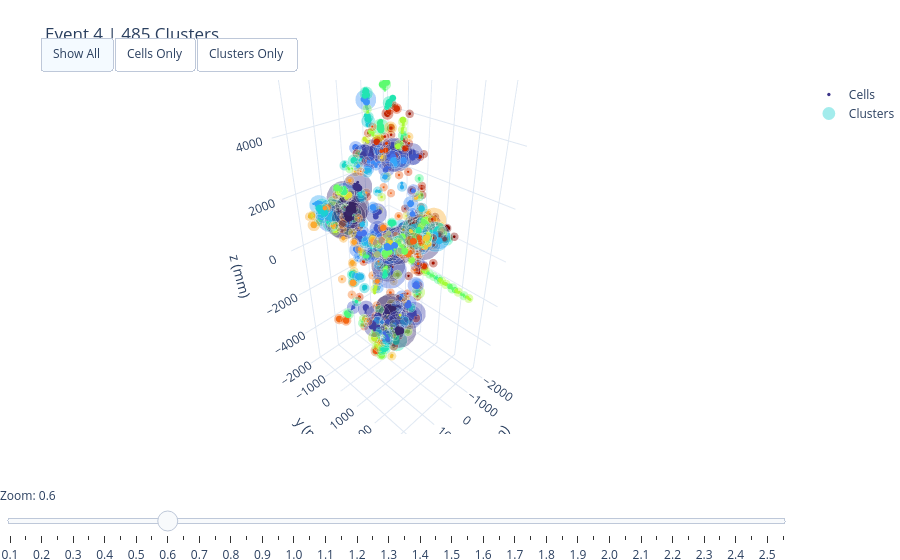

Notebook source saved alongside this figure:
### Code cell
from primary.interactive_plot import plot_calo_clusters_interactive
plot_calo_clusters_interactive(
    calo_hits=calo, 
    event_idx=4, 
    min_cluster_size=1,
    show=True
)

### Figure 1 — Plotly figure (JSON) as saved in the notebook; plotly's stock layout.template omitted (floating-point values rounded to 4 significant figures; data arrays with more than 128 entries replaced by an {"elided": "..."} marker saying what was removed)
{"data": [{"customdata": {"elided": "12553x2 float values"}, "hovertemplate": "<b>Cell</b><br>Cluster ID: %{customdata[0]}<br>Energy: %{customdata[1]:.4f} GeV<br><extra></extra>", "marker": {"color": {"elided": "12553 int values"}, "colorscale": [[0, "#30123b"], [0.07143, "#4145ab"], [0.1429, "#4675ed"], [0.2143, "#39a2fc"], [0.2857, "#1bcfd4"], [0.3571, "#24eca6"], [0.4286, "#61fc6c"], [0.5, "#a4fc3b"], [0.5714, "#d1e834"], [0.6429, "#f3c63a"], [0.7143, "#fe9b2d"], [0.7857, "#f36315"], [0.8571, "#d93806"], [0.9286, "#b11901"], [1, "#7a0402"]], "line": {"width": 0}, "opacity": 1, "size": {"elided": "12553 float values"}}, "mode": "markers", "name": "Cells", "type": "scatter3d", "x": {"elided": "12553 float values"}, "y": {"elided": "12553 float values"}, "z": {"elided": "12553 float values"}}, {"customdata": {"elided": "485x3 float values"}, "hovertemplate": "<b>CLUSTER CENTER</b><br>ID: %{customdata[0]}<br>Total Energy: %{customdata[1]:.4f} GeV<br>Cell Count: %{customdata[2]}<br><extra></extra>", "marker": {"color": {"elided": "485 int values"}, "colorscale": [[0, "#30123b"], [0.07143, "#4145ab"], [0.1429, "#4675ed"], [0.2143, "#39a2fc"], [0.2857, "#1bcfd4"], [0.3571, "#24eca6"], [0.4286, "#61fc6c"], [0.5, "#a4fc3b"], [0.5714, "#d1e834"], [0.6429, "#f3c63a"], [0.7143, "#fe9b2d"], [0.7857, "#f36315"], [0.8571, "#d93806"], [0.9286, "#b11901"], [1, "#7a0402"]], "line": {"color": "white", "width": 2}, "opacity": 0.4, "size": {"elided": "485 float values"}, "symbol": "circle"}, "mode": "markers", "name": "Clusters", "type": "scatter3d", "x": {"elided": "485 float values"}, "y": {"elided": "485 float values"}, "z": {"elided": "485 float values"}}], "layout": {"margin": {"b": 0, "l": 0, "r": 0, "t": 80}, "scene": {"xaxis": {"title": {"text": "x (mm)"}}, "yaxis": {"title": {"text": "y (mm)"}}, "zaxis": {"title": {"text": "z (mm)"}}}, "sliders": [{"active": 10, "currentvalue": {"prefix": "Zoom: "}, "pad": {"t": 50}, "steps": [{"args": [{"scene.camera.eye": {"x": 0.1, "y": 0.1, "z": 0.1}}], "label": "0.1", "method": "relayout"}, {"args": [{"scene.camera.eye": {"x": 0.149, "y": 0.149, "z": 0.149}}], "label": "0.1", "method": "relayout"}, {"args": [{"scene.camera.eye": {"x": 0.198, "y": 0.198, "z": 0.198}}], "label": "0.2", "method": "relayout"}, {"args": [{"scene.camera.eye": {"x": 0.2469, "y": 0.2469, "z": 0.2469}}], "label": "0.2", "method": "relayout"}, {"args": [{"scene.camera.eye": {"x": 0.2959, "y": 0.2959, "z": 0.2959}}], "label": "0.3", "method": "relayout"}, {"args": [{"scene.camera.eye": {"x": 0.3449, "y": 0.3449, "z": 0.3449}}], "label": "0.3", "method": "relayout"}, {"args": [{"scene.camera.eye": {"x": 0.3939, "y": 0.3939, "z": 0.3939}}], "label": "0.4", "method": "relayout"}, {"args": [{"scene.camera.eye": {"x": 0.4429, "y": 0.4429, "z": 0.4429}}], "label": "0.4", "method": "relayout"}, {"args": [{"scene.camera.eye": {"x": 0.4918, "y": 0.4918, "z": 0.4918}}], "label": "0.5", "method": "relayout"}, {"args": [{"scene.camera.eye": {"x": 0.5408, "y": 0.5408, "z": 0.5408}}], "label": "0.5", "method": "relayout"}, {"args": [{"scene.camera.eye": {"x": 0.5898, "y": 0.5898, "z": 0.5898}}], "label": "0.6", "method": "relayout"}, {"args": [{"scene.camera.eye": {"x": 0.6388, "y": 0.6388, "z": 0.6388}}], "label": "0.6", "method": "relayout"}, {"args": [{"scene.camera.eye": {"x": 0.6878, "y": 0.6878, "z": 0.6878}}], "label": "0.7", "method": "relayout"}, {"args": [{"scene.camera.eye": {"x": 0.7367, "y": 0.7367, "z": 0.7367}}], "label": "0.7", "method": "relayout"}, {"args": [{"scene.camera.eye": {"x": 0.7857, "y": 0.7857, "z": 0.7857}}], "label": "0.8", "method": "relayout"}, {"args": [{"scene.camera.eye": {"x": 0.8347, "y": 0.8347, "z": 0.8347}}], "label": "0.8", "method": "relayout"}, {"args": [{"scene.camera.eye": {"x": 0.8837, "y": 0.8837, "z": 0.8837}}], "label": "0.9", "method": "relayout"}, {"args": [{"scene.camera.eye": {"x": 0.9327, "y": 0.9327, "z": 0.9327}}], "label": "0.9", "method": "relayout"}, {"args": [{"scene.camera.eye": {"x": 0.9816, "y": 0.9816, "z": 0.9816}}], "label": "1.0", "method": "relayout"}, {"args": [{"scene.camera.eye": {"x": 1.031, "y": 1.031, "z": 1.031}}], "label": "1.0", "method": "relayout"}, {"args": [{"scene.camera.eye": {"x": 1.08, "y": 1.08, "z": 1.08}}], "label": "1.1", "method": "relayout"}, {"args": [{"scene.camera.eye": {"x": 1.129, "y": 1.129, "z": 1.129}}], "label": "1.1", "method": "relayout"}, {"args": [{"scene.camera.eye": {"x": 1.178, "y": 1.178, "z": 1.178}}], "label": "1.2", "method": "relayout"}, {"args": [{"scene.camera.eye": {"x": 1.227, "y": 1.227, "z": 1.227}}], "label": "1.2", "method": "relayout"}, {"args": [{"scene.camera.eye": {"x": 1.276, "y": 1.276, "z": 1.276}}], "label": "1.3", "method": "relayout"}, {"args": [{"scene.camera.eye": {"x": 1.324, "y": 1.324, "z": 1.324}}], "label": "1.3", "method": "relayout"}, {"args": [{"scene.camera.eye": {"x": 1.373, "y": 1.373, "z": 1.373}}], "label": "1.4", "method": "relayout"}, {"args": [{"scene.camera.eye": {"x": 1.422, "y": 1.422, "z": 1.422}}], "label": "1.4", "method": "relayout"}, {"args": [{"scene.camera.eye": {"x": 1.471, "y": 1.471, "z": 1.471}}], "label": "1.5", "method": "relayout"}, {"args": [{"scene.camera.eye": {"x": 1.52, "y": 1.52, "z": 1.52}}], "label": "1.5", "method": "relayout"}, {"args": [{"scene.camera.eye": {"x": 1.569, "y": 1.569, "z": 1.569}}], "label": "1.6", "method": "relayout"}, {"args": [{"scene.camera.eye": {"x": 1.618, "y": 1.618, "z": 1.618}}], "label": "1.6", "method": "relayout"}, {"args": [{"scene.camera.eye": {"x": 1.667, "y": 1.667, "z": 1.667}}], "label": "1.7", "method": "relayout"}, {"args": [{"scene.camera.eye": {"x": 1.716, "y": 1.716, "z": 1.716}}], "label": "1.7", "method": "relayout"}, {"args": [{"scene.camera.eye": {"x": 1.765, "y": 1.765, "z": 1.765}}], "label": "1.8", "method": "relayout"}, {"args": [{"scene.camera.eye": {"x": 1.814, "y": 1.814, "z": 1.814}}], "label": "1.8", "method": "relayout"}, {"args": [{"scene.camera.eye": {"x": 1.863, "y": 1.863, "z": 1.863}}], "label": "1.9", "method": "relayout"}, {"args": [{"scene.camera.eye": {"x": 1.912, "y": 1.912, "z": 1.912}}], "label": "1.9", "method": "relayout"}, {"args": [{"scene.camera.eye": {"x": 1.961, "y": 1.961, "z": 1.961}}], "label": "2.0", "method": "relayout"}, {"args": [{"scene.camera.eye": {"x": 2.01, "y": 2.01, "z": 2.01}}], "label": "2.0", "method": "relayout"}, {"args": [{"scene.camera.eye": {"x": 2.059, "y": 2.059, "z": 2.059}}], "label": "2.1", "method": "relayout"}, {"args": [{"scene.camera.eye": {"x": 2.108, "y": 2.108, "z": 2.108}}], "label": "2.1", "method": "relayout"}, {"args": [{"scene.camera.eye": {"x": 2.157, "y": 2.157, "z": 2.157}}], "label": "2.2", "method": "relayout"}, {"args": [{"scene.camera.eye": {"x": 2.206, "y": 2.206, "z": 2.206}}], "label": "2.2", "method": "relayout"}, {"args": [{"scene.camera.eye": {"x": 2.255, "y": 2.255, "z": 2.255}}], "label": "2.3", "method": "relayout"}, {"args": [{"scene.camera.eye": {"x": 2.304, "y": 2.304, "z": 2.304}}], "label": "2.3", "method": "relayout"}, {"args": [{"scene.camera.eye": {"x": 2.353, "y": 2.353, "z": 2.353}}], "label": "2.4", "method": "relayout"}, {"args": [{"scene.camera.eye": {"x": 2.402, "y": 2.402, "z": 2.402}}], "label": "2.4", "method": "relayout"}, {"args": [{"scene.camera.eye": {"x": 2.451, "y": 2.451, "z": 2.451}}], "label": "2.5", "method": "relayout"}, {"args": [{"scene.camera.eye": {"x": 2.5, "y": 2.5, "z": 2.5}}], "label": "2.5", "method": "relayout"}]}], "title": {"text": "Event 4 | 485 Clusters"}, "updatemenus": [{"buttons": [{"args": [{"visible": [true, true]}], "label": "Show All", "method": "update"}, {"args": [{"visible": [true, false]}], "label": "Cells Only", "method": "update"}, {"args": [{"visible": [false, true]}], "label": "Clusters Only", "method": "update"}], "direction": "left", "pad": {"r": 10, "t": 10}, "showactive": true, "type": "buttons", "x": 0.05, "xanchor": "left", "y": 1.15, "yanchor": "top"}]}}
